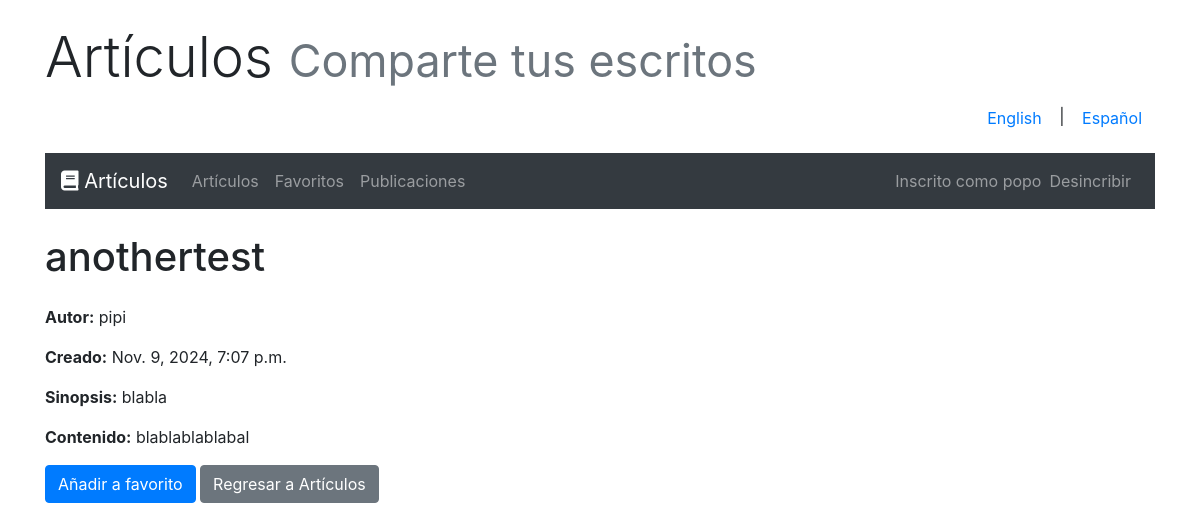
Screenshot of /es/articles/8/ (signed in) with the database file from the repository.
### articles/models.py (models this page shows, shortened)
class Article(models.Model):
    title = models.CharField(max_length=64, null=False)
    author = models.ForeignKey(User, on_delete=models.CASCADE, null=False)
    created = models.DateTimeField(auto_now_add=True, null=False)
    synopsis = models.CharField(max_length=312, null=False)
    content = models.TextField(null=False)

### articles/views.py (the view)
# urls.py: path('articles/<int:pk>/', views.ArticleDetailView.as_view(), name='article_detail'),
class ArticleDetailView(LoginRequiredMixin, DetailView):
    model = Article
    template_name = 'articles/article_detail.html'
    context_object_name = 'article'

### articles/templates/articles/article_detail.html (shortened to what this page needs)
{% extends 'base.html' %}
{% load i18n %}
{% block content %}
<h1 class="mb-4">{{ article.title }}</h1>
<p><strong>{% trans "Author:" %}</strong> {{ article.author.username }}</p>
<p><strong>{% trans "Created:" %}</strong> {{ article.created }}</p>
<p><strong>{% trans "Synopsis:" %}</strong> {{ article.synopsis }}</p>
<p><strong>{% trans "Content:" %}</strong> {{ article.content }}</p>
<a href="{% url 'add_to_favourite' article.pk %}" class="btn btn-primary">{% trans "Add to Favourites" %}</a>
<a href="{% url 'articles' %}" class="btn btn-secondary">{% trans "Back to Articles" %}</a>
{% endblock %}

### articles/templates/base.html (shortened to what this page needs)
{% load i18n %}
<!DOCTYPE html>
<html lang="en">
<head>
    <link href="https://stackpath.bootstrapcdn.com/bootstrap/4.5.2/css/bootstrap.min.css" rel="stylesheet">
    <link rel="stylesheet" href="https://cdnjs.cloudflare.com/ajax/libs/font-awesome/5.15.4/css/all.min.css">
</head>
<body>
    <div class="container mt-4">
        <h1 class="display-4">{% trans "Articles" %} <small class="text-muted">{% trans "Share your writings" %}</small></h1>
        <div class="text-right">
            <form action="{% url 'set_language' %}" method="post">
                <button type="submit" name="language" value="en" class="btn btn-link">English</button> |
                <button type="submit" name="language" value="es" class="btn btn-link">Español</button>
            </form>
        </div>
        <nav class="navbar navbar-expand-lg navbar-dark bg-dark mt-3 mb-4">
            <a class="navbar-brand" href="{% url 'home' %}">
                <i class="fas fa-book"></i> {% trans "Articles" %}
            </a>
            <div class="collapse navbar-collapse">
                <ul class="navbar-nav mr-auto">
                    <li class="nav-item">
                        <a class="nav-link" href="{% url 'articles' %}">{% trans "Articles" %}</a>
                    </li>
                    {% if user.is_authenticated %}
                        <li class="nav-item">
                            <a class="nav-link" href="{% url 'favourites' %}">{% trans "Favourites" %}</a>
                        </li>
                        <li class="nav-item">
                            <a class="nav-link" href="{% url 'publish_article' %}">{% trans "Publications" %}</a>
                        </li>
                    {% else %}
                        <li class="nav-item">
                            <a class="nav-link" href="{% url 'register' %}">{% trans "Register" %}</a>
                        </li>
                    {% endif %}
                </ul>
                <ul class="navbar-nav ml-auto">
                    {% if user.is_authenticated %}
                        <li class="nav-item">
                            <span class="navbar-text">{% trans "Logged as" %} {{ user.username }}</span>
                        </li>
                        <li class="nav-item">
                            <a class="nav-link" href="{% url 'logout' %}">{% trans "Logout" %}</a>
                        </li>
                    {% endif %}
                </ul>
            </div>
        </nav>
        <div>
            {% block content %}{% endblock %}
        </div>
    </div>
</body>
</html>

### rows the page displays
Article: title "anothertest", author.username "pipi", created "Nov. 9, 2024, 7:07 p.m.", synopsis "blabla", content "blablablablabal"

### other values shown
{{ user.username }} "popo"
